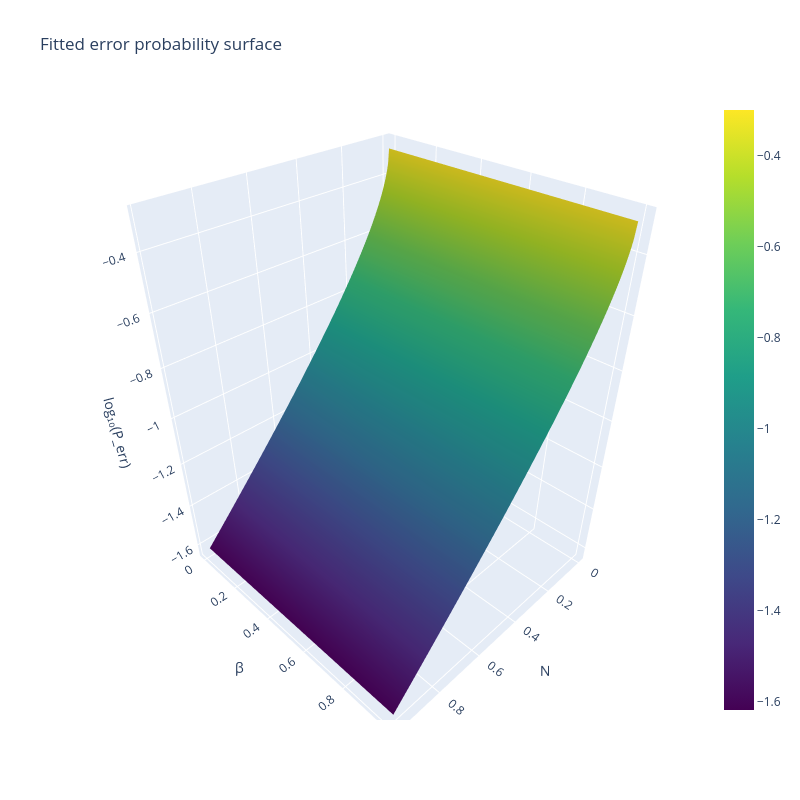

Notebook cell for this chart:
### Markdown cell above
## Plot fit of data to theory

### Code cell
# Fit theoretical form
z_data = np.log10(p_err_cs)

def model(N, A, B):
    return np.log10(A * erfc(np.sqrt(B*N)))

params, covariance = curve_fit(model, N_cs, z_data)
A_fit, B_fit = params
A_err, B_err = np.sqrt(np.diag(covariance))

print(f"A = {A_fit:.3f} ± {A_err:.3f}")
print(f"B = {B_fit:.3f} ± {B_err:.3f}")

# Create fitted surface
N_fit = np.linspace(N_cs.min(), N_cs.max(), 200)
beta_fit = np.linspace(0, 1, 200)
N_surface, beta_surface = np.meshgrid(N_fit, beta_fit, indexing="ij")

# No beta dependence
z_surface = model(N_surface, A_fit, B_fit)


# Plot
fig = go.Figure()

# Fitted surface
fig.add_trace(
    go.Surface(x=N_surface, y=beta_surface, z=z_surface, colorscale="Viridis", opacity=1, name="Fitted surface")
)

fig.update_layout(
    title="Fitted error probability surface",
    width=800,
    height=800,
    scene=dict(xaxis_title="N", yaxis_title="β", zaxis_title="log₁₀(P_err)")
)


fig.show()

### Figure 1 — Plotly figure (JSON) as saved in the notebook; plotly's stock layout.template omitted (floating-point values rounded to 4 significant figures; data arrays with more than 128 entries replaced by an {"elided": "..."} marker saying what was removed)
{"data": [{"colorscale": [[0, "#440154"], [0.1111, "#482878"], [0.2222, "#3e4989"], [0.3333, "#31688e"], [0.4444, "#26828e"], [0.5556, "#1f9e89"], [0.6667, "#35b779"], [0.7778, "#6ece58"], [0.8889, "#b5de2b"], [1, "#fde725"]], "name": "Fitted surface", "opacity": 1, "type": "surface", "x": {"elided": "200x200 float values"}, "y": {"elided": "200x200 float values"}, "z": {"elided": "200x200 float values"}}], "layout": {"height": 800, "scene": {"xaxis": {"title": {"text": "N"}}, "yaxis": {"title": {"text": "β"}}, "zaxis": {"title": {"text": "log₁₀(P_err)"}}}, "title": {"text": "Fitted error probability surface"}, "width": 800}}
